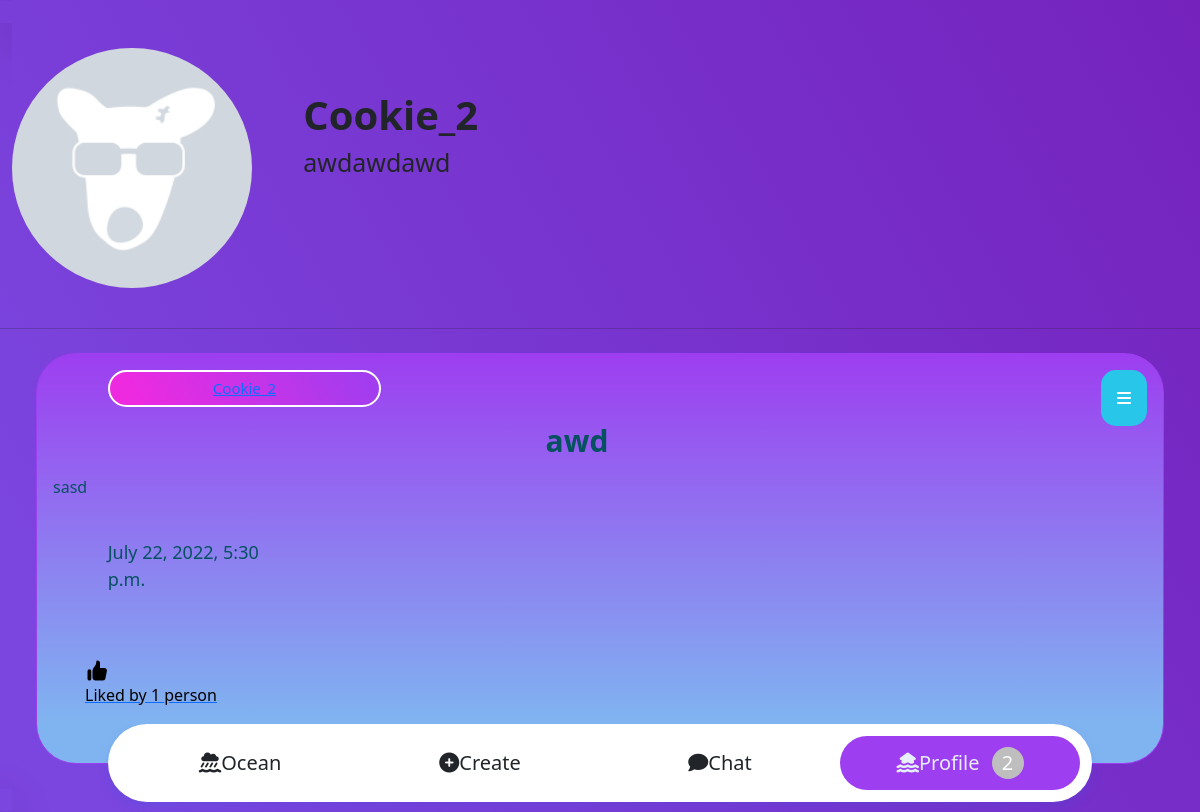
Page /profile/Cookie_2 on the committed database.
### blog/models.py (models this page shows, shortened)
class Profile(models.Model):
    user = models.ForeignKey(User, on_delete=models.CASCADE)
    id_user = models.IntegerField()
    bio = models.TextField(blank=True)
    profile_img = models.ImageField(upload_to='profile_images', default='blank-profile-img.png')
    location = models.CharField(max_length=100, blank=True)

class Post(models.Model):
    class Meta:
        verbose_name = 'Post'
        verbose_name_plural = 'Posts'
    author = models.ForeignKey(User,
                on_delete=models.CASCADE,
                )
    title = models.CharField(max_length=200,
        help_text='No more 200 symbols',
        db_index=True,
        )
    image = models.ImageField(upload_to='post_images')
    content = RichTextField(blank=True, null=True,
                    max_length=5000,
                    help_text="No more 5000 symbols",
            )
    date_created = models.DateTimeField(default=datetime.now)
    date_updated = models.DateTimeField(auto_now=True)
    amount_of_likes = models.IntegerField(default=0)
    slug = models.SlugField(max_length=50) # unique=True

### blog/views.py (the view)
# urls.py: path('profile/<str:user_name>', views.profile_user, name='profile_user'),
def profile_user(request, user_name):
    user = get_object_or_404(
            User,
            username=user_name
        )
    user_profile = Profile.objects.get(user=user)
    user_posts = Post.objects.filter(author=user).order_by('-date_created')
    user_posts_length = len(user_posts)
    context = {
        'user_object': user,
        'user_profile': user_profile,
        'user_posts': user_posts,
        'user_posts_length': user_posts_length,
    }
    return render(request, 'discussions/profile_user.html', context)

### blog/templates/discussions/profile_user.html (shortened to what this page needs)
{% extends "discussions/base.html" %}
{% block content_blog %}
<br>
<div class="avatar">
    <div class="container">
        <div class="box">
            <div class="img-profile">
                <a href="{{ user_profile.profile_img.url }}">
                    <img src="{{ user_profile.profile_img.url }}" alt="None" class="img-user">
                </a>
            </div>
            <div>
                <h3 class="name-user">{{ user_profile.user.username }}</h3>
                <h2 class="bio">{{ user_profile.bio }}</h2>
                </div>
          </div>
    </div>
</div>
<hr>
{% if user_posts_length  > 0 %}
    {% for post in user_posts %}
        <div class="post alert alert-info">
            <div class="dropdown" style="float:right;">
                <button class="dropbtn"><i class="fa-solid fa-bars"></i></button>
            </div>
            <a href="{% url 'profile_user' user_name=post.author.username %}">
                <p class="author">{{ post.author }}</p>
            </a>
            <h3 class="title">{{ post.title }}</h3>
            <p class="content">{{ post.content|safe }}</p><br>
            <p class="date">{{ post.date_created }}</p><br>
            <div class="py-3 px-4 space-y-3">
                <div class="flex space-x-4 lg:font-bold">
                    <a href="/like_post?post_id={{post.id}}" class="flex items-center space-x-2">
                        <div class="p-2 rounded-full text-black">
                            {% if post.amount_of_likes == 0 %}
                            <p>No likes</p>
                            {% elif post.amount_of_likes == 1 %}
                            <p>Liked by {{post.amount_of_likes}} person</p>
                            {% else %}
                            <p>Liked by {{post.amount_of_likes}} people</p>
                            {% endif %}
                        </div>
                    </a>
                </div>
            </div>
        </div>
    {% endfor %}
{% else %}
<h3 class="title">You haven't got any post...</h3>
{% endif %}
{% endblock %}

### blog/templates/discussions/base.html
{% extends 'templates_projects/base.html' %}
{% block content %}
{% block content_blog %}
{% endblock %}
{% include "templates_projects/navbar.html"%}
{% endblock %}

### templates/templates_projects/base.html (shortened to what this page needs)
{% load static %}
<!DOCTYPE html>
<html lang="en">
<head>
    <link rel="stylesheet" href="https://use.fontawesome.com/releases/v6.1.0/css/all.css">
    <link rel="stylesheet" href="https://cdn.jsdelivr.net/npm/bootstrap@5.1.3/dist/css/bootstrap.min.css">
    <link rel="stylesheet" href="{% static 'discussions/css/style.css' %}">
    <link rel="stylesheet" href="{% static 'chat/css/style.css' %}">
</head>
<body>
    <div class="container shadow-lg">
        {% block content %}
        {% endblock %}
    </div>
</body>
</html>

### templates/templates_projects/navbar.html (shortened to what this page needs)
{% load static %}
     <div class="container container-tab col-md-12">
        <div class="tabs">
            <label class="tab" for="radio-1">
                <i class="fa-solid fa-cloud-showers-water">
                </i> Ocean
            </label>
            <label class="tab" for="radio-2">
            <i class="fa-solid fa-circle-plus"></i> Create
            </label>
            <label class="tab" for="radio-3"><i class="fa-solid fa-comment"></i> Chat</label>
            <label class="tab" for="radio-4"><i class="fa-solid fa-house-flood-water"></i> Profile<span class="notification">2</span></label>
            <span class="glider"></span>
        </div>
    </div>

### blog/static/discussions/css/style.css (style rules this page uses)
body { margin: 0px; background-image: linear-gradient(60deg, rgb(123, 69, 223) 10%, #7522bd 100%); }
.container { display: inline; }
.author { margin-left: 5%; margin-right: 70%; font-size: 15px; padding: 5px; width: auto; border: 2px solid white; border-radius: 100px; text-align: center; background-image: linear-gradient(60deg, rgb(237, 42, 224) 10%, #9d3ef0 100%); }
.title { text-align: center; font-size: 30px; font-weight: bold; }
.content { text-align: start; margin-left: 10%; margin-right: 10%; font-size: 20px; font-weight: 500; }
.date { margin-left: 5%; margin-right: 80%; font-size: 18px; font-weight: 200; }
.post { margin: 2% 3%; border-radius: 40px; border: 1px solid #9d3ef0; background: #9d3ef0; background-image: linear-gradient(0deg, rgb(128, 180, 240) 10%, #9d3ef0 100%); word-break: break-all; overflow: hidden; text-overflow: ellipsis; }
.avatar { margin: 0 1%; }
.container { overflow:hidden; }
.box { white-space: nowrap; }
.img-profile { margin-right: 4%; }
.box div { display:inline-block; }
.img-user { border-radius: 50%; width: 30vh; height: 30vh; background-size: auto 300px; }
.name-user { font-weight: 700; font-size: 40px; }
.bio { font-size: 25px; font-weight: 500; }
.dropdown { position: relative; display: inline-block; }
.dropbtn { background-color: #28c6e9; border-radius: 15px; color: white; padding: 16px; border: none; font-size: 16px; cursor: context-menu; }
:root { --primary-color: #9d3ef0; --primary-color: #e6eef9; --secondary-color: #e6eef9; --secondary-color:#9d3ef0; }
*, *:after, *:before { box-sizing: border-box; }
.container-tab { position: fixed; left: 0; right: 0; bottom: 0; display: flex; align-items: center; justify-content: center; padding-bottom: 10px; }
.tabs { display: flex; position: relative; background-color: #fff; box-shadow: 0 0 1px 0 rgba(24, 94, 224, 0.15), 0 6px 12px 0 rgba(24, 94, 224, 0.15); padding: 0.75rem; border-radius: 99px; }
.tabs * { z-index: 2; }
.tab { display: flex; align-items: center; justify-content: center; height: 54px; width: 20vw; font-size: 1.25rem; font-weight: 500; border-radius: 99px; cursor: pointer; transition: color 0.15s ease-in; }
.notification { display: flex; align-items: center; justify-content: center; width: 2rem; height: 2rem; margin-left: 0.75rem; border-radius: 100%; background-color: var(--primary-color); transition: 0.15s ease-in; }
input[type="radio"]:checked + label { color: var(--primary-color); }
input[type="radio"]:checked + label > .notification { background-color: #bebebe; color: rgb(255, 255, 255); }
input[id="radio-4"]:checked ~ .glider { transform: translateX(300%); }
.glider { position: absolute; display: flex; height: 54px; width: 20vw; background-color: var(--secondary-color); z-index: 1; border-radius: 99px; transition: 0.25s ease-out; }

### rows in the picture
Profile: profile_img (placeholder picture), user.username "Cookie_2", bio "awdawdawd"
Post: author "Cookie_2", title "awd", content "sasd", date_created "July 22, 2022, 5:30 p.m.", amount_of_likes "1"
